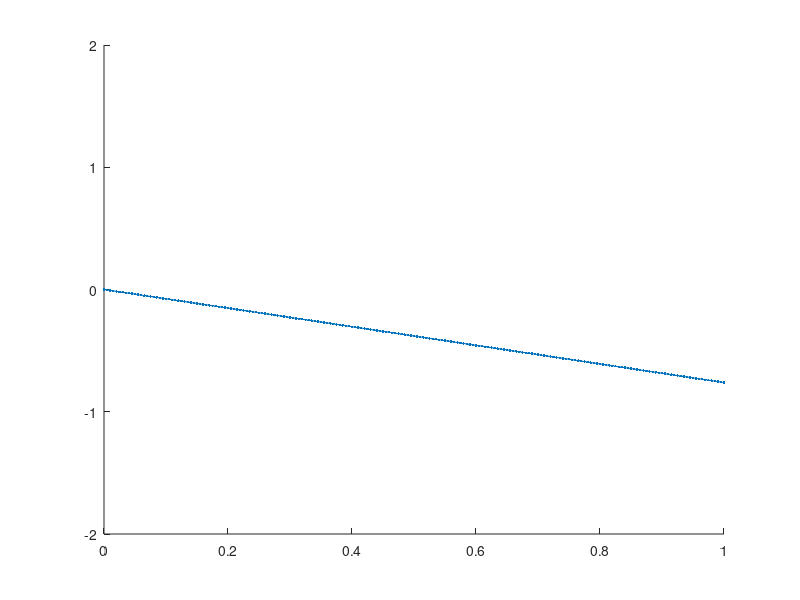

Write MATLAB code to recreate this figure.
%{
    This is the first implementation of Gaussian Process of random lines.
    Original Code: https://www.youtube.com/watch?v=clMbOOz6yR0
%}
kernel = 1;
switch kernel
    case 1; k = @(x,y) 1*x'*y;
    case 2; k = @(x,y) 1*min(x,y);
    case 3; k = @(x,y) exp(-100*(x-y)'*(x-y));
    case 4; k = @(x,y) exp(-1*sqrt((x-y)'*(x-y)));
    case 5; k = @(x,y) exp(-1*sin(5*pi*(x-y)));
end

x = (0:.005:1);
n = length(x);

% Constructing the covariance matrix
C = zeros(n,n);
for i = 1:n
    for j = 1:n
        C(i,j) = k(x(i), x(j));
    end
end
C
u = randn(n, 1);
[A,S,B] = svd(C);
z = A*sqrt(S)*u;

figure(2); hold on;
plot(x, z, '.-');
axis([0,1,-2,2]);
